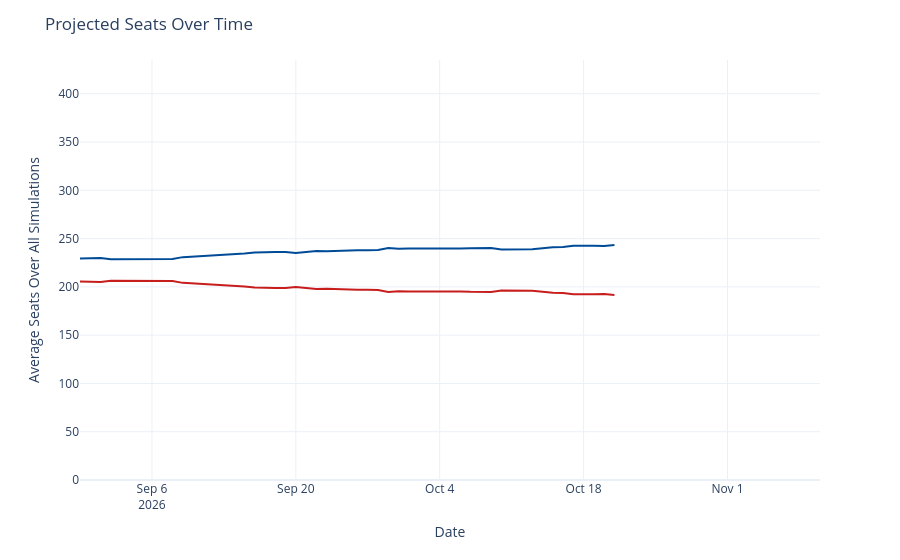

The notebook cell saved with this chart:
### Code cell
seats_over_time = output_ts[(output_ts['geo'] == 'US House') &
                             (output_ts['type'] == 'seats')]
seats_over_time['rep_seats'] = seats_over_time['y'].map(lambda x: 435 - x)
seats_over_time = seats_over_time.rename({'y': 'Democrats', 'rep_seats': 'Republicans'}, axis=1)
seats_time_ser = px.line(seats_over_time, x='date', y=['Democrats', 'Republicans'], template='plotly_white',
                        color_discrete_map={'Democrats': '#004b97', 'Republicans': '#c71e1d'},)
seats_time_ser.update_traces(hovertemplate="%{y:.1f}")
seats_time_ser.update_layout(
    xaxis=dict(range=[pd.to_datetime('2026-08-30'), pd.to_datetime('2026-11-10')]),
    yaxis=dict(range=[0, 435]),
    xaxis_title='Date',
    yaxis_title='Average Seats Over All Simulations',
    title=dict(text="Projected Seats Over Time"),
    hovermode="x",
    showlegend=False
)
seats_time_ser

### Figure 1 — Plotly figure (JSON) as saved in the notebook; plotly's stock layout.template omitted (floating-point values rounded to 4 significant figures)
{"data": [{"hovertemplate": "%{y:.1f}", "legendgroup": "Democrats", "line": {"color": "#004b97", "dash": "solid"}, "marker": {"symbol": "circle"}, "mode": "lines", "name": "Democrats", "orientation": "v", "showlegend": true, "type": "scatter", "x": ["2026-08-30", "2026-08-31", "2026-09-01", "2026-09-02", "2026-09-03", "2026-09-04", "2026-09-05", "2026-09-06", "2026-09-07", "2026-09-08", "2026-09-09", "2026-09-14", "2026-09-15", "2026-09-16", "2026-09-17", "2026-09-18", "2026-09-19", "2026-09-20", "2026-09-21", "2026-09-22", "2026-09-23", "2026-09-24", "2026-09-25", "2026-09-26", "2026-09-27", "2026-09-28", "2026-09-29", "2026-09-30", "2026-10-01", "2026-10-02", "2026-10-03", "2026-10-04", "2026-10-05", "2026-10-06", "2026-10-07", "2026-10-08", "2026-10-09", "2026-10-10", "2026-10-11", "2026-10-12", "2026-10-13", "2026-10-15", "2026-10-16", "2026-10-17", "2026-10-18", "2026-10-19", "2026-10-20", "2026-10-21"], "xaxis": "x", "y": [229.4, 230.0, 230.0, 228.5, 228.5, 228.7, 228.7, 228.9, 228.8, 228.9, 230.8, 233.6, 234.7, 235.7, 236.2, 236.1, 236.0, 235.0, 236.2, 237.2, 236.9, 237.4, 237.9, 237.9, 237.9, 238.2, 240.4, 239.5, 239.7, 239.6, 239.5, 239.7, 239.8, 239.7, 240.1, 240.1, 240.2, 238.8, 238.7, 238.7, 238.9, 240.9, 241.3, 242.6, 242.9, 242.5, 242.4, 243.5], "yaxis": "y"}, {"hovertemplate": "%{y:.1f}", "legendgroup": "Republicans", "line": {"color": "#c71e1d", "dash": "solid"}, "marker": {"symbol": "circle"}, "mode": "lines", "name": "Republicans", "orientation": "v", "showlegend": true, "type": "scatter", "x": ["2026-08-30", "2026-08-31", "2026-09-01", "2026-09-02", "2026-09-03", "2026-09-04", "2026-09-05", "2026-09-06", "2026-09-07", "2026-09-08", "2026-09-09", "2026-09-14", "2026-09-15", "2026-09-16", "2026-09-17", "2026-09-18", "2026-09-19", "2026-09-20", "2026-09-21", "2026-09-22", "2026-09-23", "2026-09-24", "2026-09-25", "2026-09-26", "2026-09-27", "2026-09-28", "2026-09-29", "2026-09-30", "2026-10-01", "2026-10-02", "2026-10-03", "2026-10-04", "2026-10-05", "2026-10-06", "2026-10-07", "2026-10-08", "2026-10-09", "2026-10-10", "2026-10-11", "2026-10-12", "2026-10-13", "2026-10-15", "2026-10-16", "2026-10-17", "2026-10-18", "2026-10-19", "2026-10-20", "2026-10-21"], "xaxis": "x", "y": [205.6, 205.0, 205.0, 206.5, 206.5, 206.3, 206.3, 206.1, 206.2, 206.1, 204.2, 201.4, 200.3, 199.3, 198.8, 198.9, 199.0, 200.0, 198.8, 197.8, 198.1, 197.6, 197.1, 197.1, 197.1, 196.8, 194.6, 195.5, 195.3, 195.4, 195.5, 195.3, 195.2, 195.3, 194.9, 194.9, 194.8, 196.2, 196.3, 196.3, 196.1, 194.1, 193.7, 192.4, 192.1, 192.5, 192.6, 191.5], "yaxis": "y"}], "layout": {"hovermode": "x", "legend": {"title": {"text": "variable"}, "tracegroupgap": 0}, "margin": {"t": 60}, "showlegend": false, "title": {"text": "Projected Seats Over Time"}, "xaxis": {"anchor": "y", "domain": [0, 1], "range": ["2026-08-30T00:00:00", "2026-11-10T00:00:00"], "title": {"text": "Date"}}, "yaxis": {"anchor": "x", "domain": [0, 1], "range": [0, 435], "title": {"text": "Average Seats Over All Simulations"}}}}
